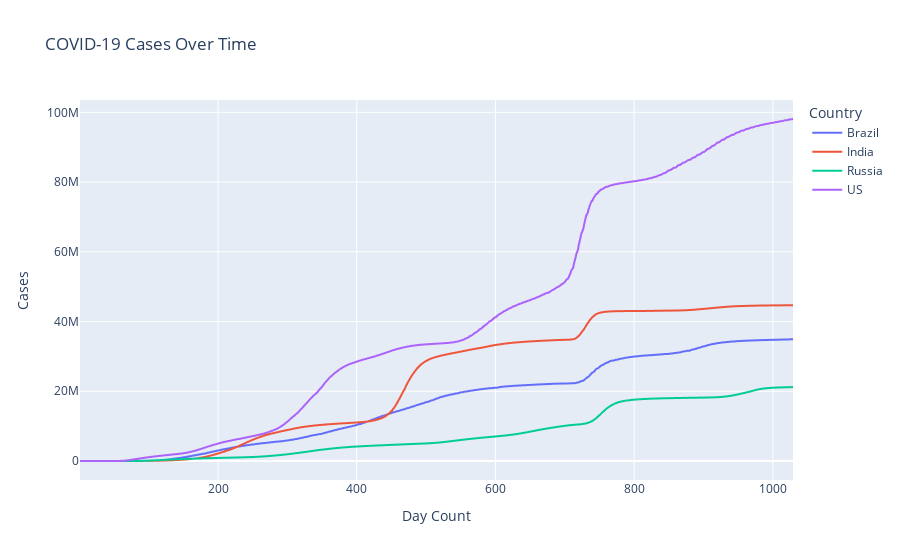

Notebook cell for this chart:
### Code cell
cases_data_melted = cases_df.melt(id_vars=['days'], var_name='Country', value_name='Cases')

# Create a linear chart with multiple lines
fig = px.line(cases_data_melted, x='days', y='Cases', color='Country', title='COVID-19 Cases Over Time')

# Customize layout
fig.update_layout(
    xaxis_title='Day Count',
    yaxis_title='Cases',
    hovermode='x unified'
)

# Show the plot
fig.show()

### Figure 1 — Plotly figure (JSON) as saved in the notebook; plotly's stock layout.template omitted (floating-point values rounded to 4 significant figures; data arrays with more than 128 entries replaced by an {"elided": "..."} marker saying what was removed)
{"data": [{"hovertemplate": "Country=Brazil<br>days=%{x}<br>Cases=%{y}<extra></extra>", "legendgroup": "Brazil", "line": {"color": "#636efa", "dash": "solid"}, "marker": {"symbol": "circle"}, "mode": "lines", "name": "Brazil", "showlegend": true, "type": "scattergl", "x": {"elided": "1029 int values"}, "xaxis": "x", "y": {"elided": "1029 int values"}, "yaxis": "y"}, {"hovertemplate": "Country=India<br>days=%{x}<br>Cases=%{y}<extra></extra>", "legendgroup": "India", "line": {"color": "#EF553B", "dash": "solid"}, "marker": {"symbol": "circle"}, "mode": "lines", "name": "India", "showlegend": true, "type": "scattergl", "x": {"elided": "1029 int values"}, "xaxis": "x", "y": {"elided": "1029 int values"}, "yaxis": "y"}, {"hovertemplate": "Country=Russia<br>days=%{x}<br>Cases=%{y}<extra></extra>", "legendgroup": "Russia", "line": {"color": "#00cc96", "dash": "solid"}, "marker": {"symbol": "circle"}, "mode": "lines", "name": "Russia", "showlegend": true, "type": "scattergl", "x": {"elided": "1029 int values"}, "xaxis": "x", "y": {"elided": "1029 int values"}, "yaxis": "y"}, {"hovertemplate": "Country=US<br>days=%{x}<br>Cases=%{y}<extra></extra>", "legendgroup": "US", "line": {"color": "#ab63fa", "dash": "solid"}, "marker": {"symbol": "circle"}, "mode": "lines", "name": "US", "showlegend": true, "type": "scattergl", "x": {"elided": "1029 int values"}, "xaxis": "x", "y": {"elided": "1029 int values"}, "yaxis": "y"}], "layout": {"hovermode": "x unified", "legend": {"title": {"text": "Country"}, "tracegroupgap": 0}, "title": {"text": "COVID-19 Cases Over Time"}, "xaxis": {"anchor": "y", "domain": [0, 1], "title": {"text": "Day Count"}}, "yaxis": {"anchor": "x", "domain": [0, 1], "title": {"text": "Cases"}}}}
